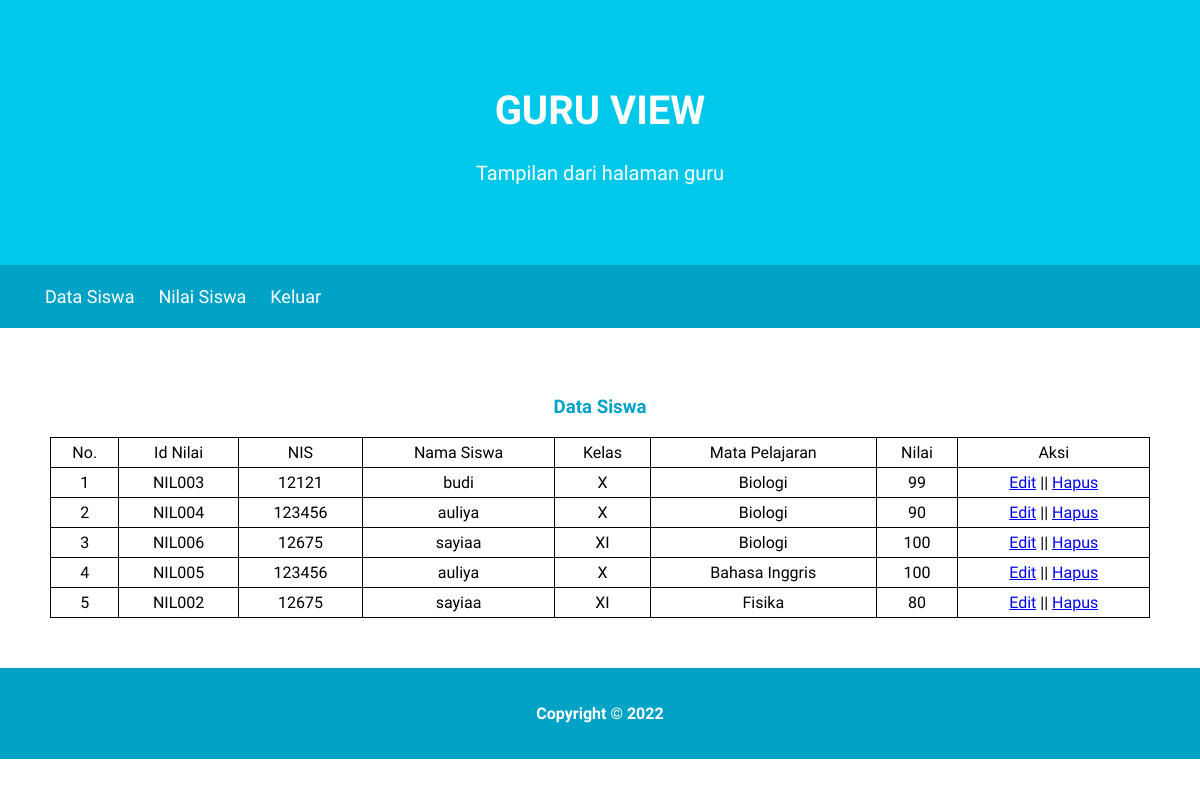
/nilaiSiswa.php, run on the app's committed database.
### tables this page shows
CREATE TABLE `tbnilai` (
  `id_nilai` char(10) NOT NULL,
  `nis` int(10) NOT NULL,
  `kode_pelajaran` char(10) NOT NULL,
  `nilai` int(3) NOT NULL
);

CREATE TABLE `tbsiswa` (
  `nis` int(11) NOT NULL,
  `nama_siswa` varchar(25) NOT NULL,
  `jenis_kelamin` varchar(12) NOT NULL,
  `alamat` varchar(100) NOT NULL,
  `kelas` char(5) NOT NULL,
  `username` char(15) NOT NULL
);

CREATE TABLE `tbmata_pelajaran` (
  `kode_pelajaran` char(10) NOT NULL,
  `nama_pelajaran` varchar(50) NOT NULL,
  `nip` int(11) NOT NULL
);

### nilaiSiswa.php (the view, shortened to what this page needs)
<!DOCTYPE html>
<html lang="en">
<head>
    <link rel="stylesheet" href="style.css">
</head>
<body>
    <header>
        <div class="jumbotron">
            <h1>GURU VIEW</h1>
            <p>Tampilan dari halaman guru</p>
        </div>
    </header>
    <nav>
        <ul>
            <li><a href="guruView.php">Data Siswa</a></li>
            <li><a href="nilaiSiswa.php">Nilai Siswa</a></li>
            <li><a href="index.php">Keluar</a></li>
        </ul>
    </nav>
    <main>
        <h3>Data Siswa</h3>
        <table>
            <tr>
                <td>No.</td>
                <td>Id Nilai</td>
                <td>NIS</td>
                <td>Nama Siswa</td>
                <td>Kelas</td>
                <td>Mata Pelajaran</td>
                <td>Nilai</td>
                <td>Aksi</td>
            </tr>
            <?php
        include "koneksi.php";
        $n=1;
        $query = mysqli_query($koneksi, 'SELECT * FROM tbnilai JOIN tbsiswa ON tbnilai.nis = tbsiswa.nis JOIN tbmata_pelajaran on tbnilai.kode_pelajaran = tbmata_pelajaran.kode_pelajaran');
            while ($data  = mysqli_fetch_array($query)){
                $id = $data['id_nilai'];
                $nis = $data['nis'];
                $nama = $data['nama_siswa'];
                $kelas = $data['kelas'];
                $mapel = $data['nama_pelajaran'];
                $nilai = $data['nilai'];
        ?>
            <tr>
            <td><?php echo $n++ ?></td>
            <td><?php echo $id ?></td>
            <td><?php echo $nis ?></td>
            <td><?php echo $nama ?></td>
            <td><?php echo $kelas ?></td>
            <td><?php echo $mapel ?></td>
            <td><?php echo $nilai ?></td>
            <td>
                <a href="editNilai.php?id=<?php echo $id ?>">Edit</a> ||
                <a href="deleteNilai.php?id=<?php echo $id ?>">Hapus</a>
            </td>
            </tr>
            <?php } ?>
        </table>
    </main>
    <footer>
        <p>Copyright &#169; 2022</p>
    </footer>
</body>
</html>

### style.css (style rules this page uses)
* { box-sizing: border-box; }
body { font-family: 'Quicksand', sans-serif; margin: 0; padding: 0; }
h3 { color: #00a2c6; text-align: center; }
header { display: inline; }
.jumbotron { font-size: 20px; padding: 60px; background-color: #00c8eb; text-align: center; color: white; }
nav { background-color: #00a2c6; padding: 5px; position: sticky; top: 0; }
nav a { font-size: 18px; font-weight: 400; text-decoration: none; color: white; }
nav li { display: inline; list-style-type: none; margin-right: 20px; }
main { padding: 50px; overflow: auto; margin: auto; width: 1200px; }
footer { left: 0; bottom: 0; width: 100%; padding: 20px; color: white; background-color: #00a2c6; text-align: center; font-weight: bold; }
table, td, tr { border: 1px solid black; }
tr,td { padding: 5px; }
table { width: 100%; border-collapse: collapse; text-align: center; }

### data on the page
tbnilai: id_nilai "NIL003", tbsiswa.nis "12121", tbsiswa.nama_siswa "budi", tbsiswa.kelas "X", kode_pelajaran.nama_pelajaran "Biologi", nilai "99"
tbnilai: id_nilai "NIL004", tbsiswa.nis "123456", tbsiswa.nama_siswa "auliya", tbsiswa.kelas "X", kode_pelajaran.nama_pelajaran "Biologi", nilai "90"
tbnilai: id_nilai "NIL006", tbsiswa.nis "12675", tbsiswa.nama_siswa "sayiaa", tbsiswa.kelas "XI", kode_pelajaran.nama_pelajaran "Biologi", nilai "100"
tbnilai: id_nilai "NIL005", tbsiswa.nis "123456", tbsiswa.nama_siswa "auliya", tbsiswa.kelas "X", kode_pelajaran.nama_pelajaran "Bahasa Inggris", nilai "100"
tbnilai: id_nilai "NIL002", tbsiswa.nis "12675", tbsiswa.nama_siswa "sayiaa", tbsiswa.kelas "XI", kode_pelajaran.nama_pelajaran "Fisika", nilai "80"
